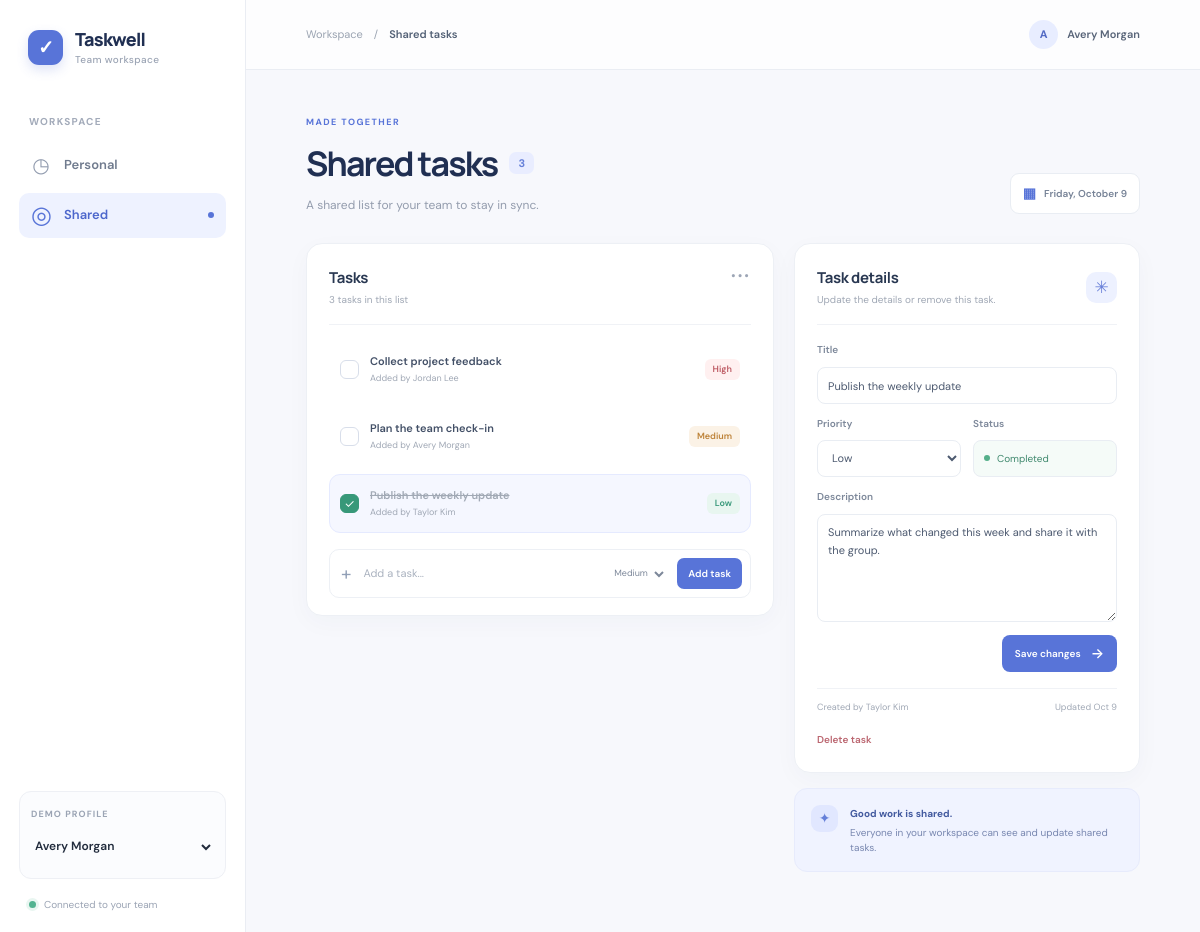
/index.php?view=shared&user_id=1&id=6, run on the app's committed database.
### tables this page shows
CREATE TABLE IF NOT EXISTS users (
  id INT UNSIGNED NOT NULL AUTO_INCREMENT,
  name VARCHAR(100) NOT NULL,
  email VARCHAR(190) NOT NULL,
  created_at TIMESTAMP NOT NULL DEFAULT CURRENT_TIMESTAMP,
  PRIMARY KEY (id),
  UNIQUE KEY users_email_unique (email)
);

CREATE TABLE IF NOT EXISTS todos (
  id INT UNSIGNED NOT NULL AUTO_INCREMENT,
  title VARCHAR(180) NOT NULL,
  description TEXT NOT NULL,
  priority ENUM('low', 'medium', 'high') NOT NULL DEFAULT 'medium',
  scope ENUM('personal', 'shared') NOT NULL DEFAULT 'personal',
  is_completed TINYINT(1) NOT NULL DEFAULT 0,
  owner_id INT UNSIGNED NOT NULL,
  created_at TIMESTAMP NOT NULL DEFAULT CURRENT_TIMESTAMP,
  updated_at TIMESTAMP NOT NULL DEFAULT CURRENT_TIMESTAMP ON UPDATE CURRENT_TIMESTAMP,
  PRIMARY KEY (id),
  KEY todos_scope_owner_updated (scope, owner_id, updated_at),
  CONSTRAINT todos_owner_fk FOREIGN KEY (owner_id) REFERENCES users (id)
    ON UPDATE CASCADE ON DELETE CASCADE
);

### config.php (called while the page is built, shortened)
<?php
$dbHost = getenv('TODO_DB_HOST') ?: '127.0.0.1';
$dbName = getenv('TODO_DB_NAME') ?: 'todo_app';
$dbUser = getenv('TODO_DB_USER') ?: 'root';
$dbPassword = getenv('TODO_DB_PASSWORD') ?: '';
try {
    $pdo = new PDO(
        "mysql:host={$dbHost};dbname={$dbName};charset=utf8mb4",
        $dbUser,
        $dbPassword,
        [
            PDO::ATTR_ERRMODE => PDO::ERRMODE_EXCEPTION,
            PDO::ATTR_DEFAULT_FETCH_MODE => PDO::FETCH_ASSOC,
            PDO::ATTR_EMULATE_PREPARES => false,
        ]
    );
} catch (PDOException $exception) {
    http_response_code(500);
    exit('Could not connect to the todo database. Check config.php settings and import data.sql.');
}
function h($value): string
{
    return htmlspecialchars((string) $value, ENT_QUOTES | ENT_SUBSTITUTE, 'UTF-8');
}
$users = $pdo->query('SELECT id, name, email FROM users ORDER BY name')->fetchAll();
$currentUserId = (int) ($_SESSION['todo_user_id'] ?? $users[0]['id']);
foreach ($users as $user) {
    if ((int) $user['id'] === $currentUserId) {
        $currentUser = $user;
        break;
    }
}

### content.php (the view, shortened to what this page needs)
<header class="topbar">
  <div class="breadcrumb"><span>Workspace</span><span aria-hidden="true">/</span><strong><?= h($pageTitle) ?></strong></div>
  <div class="topbar-user"><span class="avatar"><?= h(strtoupper(substr($currentUser['name'], 0, 1))) ?></span><span><?= h($currentUser['name']) ?></span></div>
</header>
<section class="page-content" aria-labelledby="page-title">
  <div class="page-heading">
    <div>
      <p class="eyebrow"><?= $view === 'shared' ? 'MADE TOGETHER' : 'YOUR SPACE' ?></p>
      <h1 id="page-title"><?= h($pageTitle) ?><span class="heading-count"><?= count($todos) ?></span></h1>
      <p class="page-subtitle"><?= $view === 'shared' ? 'A shared list for your team to stay in sync.' : 'Keep your next steps clear and moving.' ?></p>
    </div>
    <div class="date-chip"><span class="date-icon" aria-hidden="true">▦</span><?= h(date('l, F j')) ?></div>
  </div>
  <div class="content-grid">
    <section class="panel task-panel" aria-labelledby="tasks-heading">
      <div class="panel-heading">
        <div><h2 id="tasks-heading">Tasks</h2><p><?= count($todos) ?> <?= count($todos) === 1 ? 'task' : 'tasks' ?> in this list</p></div>
        <span class="panel-menu" aria-hidden="true">•••</span>
      </div>
      <ul class="todo-list">
        <?php foreach ($todos as $todo): ?>
          <?php $isSelected = $selectedTodo && (int) $selectedTodo['id'] === (int) $todo['id']; ?>
          <li class="todo-item <?= $isSelected ? 'selected' : '' ?> <?= (int) $todo['is_completed'] === 1 ? 'is-complete' : '' ?>">
            <form method="post" action="index.php" class="toggle-form">
              <button class="check-button <?= (int) $todo['is_completed'] === 1 ? 'checked' : '' ?>" type="submit" aria-label="<?= (int) $todo['is_completed'] === 1 ? 'Mark ' . h($todo['title']) . ' as pending' : 'Mark ' . h($todo['title']) . ' as complete' ?>">
                <?php if ((int) $todo['is_completed'] === 1): ?><span aria-hidden="true">✓</span><?php endif; ?>
              </button>
            </form>
            <a class="todo-link" href="index.php?view=<?= h($view) ?>&amp;user_id=<?= h($currentUserId) ?>&amp;id=<?= h($todo['id']) ?>">
              <span class="todo-title"><?= h($todo['title']) ?></span>
              <?php if ($view === 'shared'): ?><span class="todo-owner">Added by <?= h($todo['owner_name']) ?></span><?php endif; ?>
            </a>
            <span class="priority priority-<?= h($todo['priority']) ?>"><?= h(ucfirst($todo['priority'])) ?></span>
          </li>
        <?php endforeach; ?>
      </ul>
      <form class="new-task-form" method="post" action="index.php">
        <span class="add-mark" aria-hidden="true">+</span>
        <input id="new-title" name="title" type="text" maxlength="180" placeholder="Add a task..." required />
        <select id="new-priority" class="new-priority-select" name="priority" aria-label="Task priority">
          <option value="medium" selected>Medium</option>
        </select>
        <button class="add-button" type="submit">Add task</button>
      </form>
    </section>
    <div class="detail-column">
      <?php if ($selectedTodo): ?>
        <section class="panel detail-panel" aria-labelledby="detail-heading">
          <div class="panel-heading detail-heading">
            <div><h2 id="detail-heading">Task details</h2><p>Update the details or remove this task.</p></div>
            <span class="detail-spark" aria-hidden="true">✳</span>
          </div>
          <form class="detail-form" method="post" action="index.php">
            <label for="edit-title">Title</label>
            <input id="edit-title" name="title" type="text" maxlength="180" value="<?= h($selectedTodo['title']) ?>" required />
            <div class="detail-meta">
              <div><label for="edit-priority">Priority</label>
                <select id="edit-priority" name="priority">
                  <?php foreach (['low' => 'Low', 'medium' => 'Medium', 'high' => 'High'] as $value => $label): ?>
                    <option value="<?= h($value) ?>" <?= $selectedTodo['priority'] === $value ? 'selected' : '' ?>><?= h($label) ?></option>
                  <?php endforeach; ?>
                </select>
              </div>
              <div><span class="field-label">Status</span>
                <span class="status-pill <?= (int) $selectedTodo['is_completed'] === 1 ? 'complete' : '' ?>"><span></span><?= (int) $selectedTodo['is_completed'] === 1 ? 'Completed' : 'In progress' ?></span>
              </div>
            </div>
            <label for="edit-description">Description</label>
            <textarea id="edit-description" name="description" rows="5" maxlength="5000" placeholder="Add a few details about this task..."><?= h($selectedTodo['description']) ?></textarea>
            <div class="detail-actions">
              <button class="primary-button" type="submit">Save changes <span aria-hidden="true">→</span></button>
            </div>
          </form>
          <div class="task-record"><span>Created by <?= h($selectedTodo['owner_name']) ?></span><span>Updated <?= h(date('M j', strtotime($selectedTodo['updated_at']))) ?></span></div>
          <form class="delete-form" method="post" action="index.php">
            <button type="submit">Delete task</button>
          </form>
        </section>
      <?php else: ?>
        <section class="panel blank-detail"><span class="empty-icon" aria-hidden="true">✳</span><h2>Your task details</h2><p>Select a task from the list to view and edit it.</p></section>
      <?php endif; ?>
      <section class="tip-card">
        <span class="tip-icon" aria-hidden="true">✦</span>
        <div><strong><?= $view === 'shared' ? 'Good work is shared.' : 'Small steps add up.' ?></strong><p><?= $view === 'shared' ? 'Everyone in your workspace can see and update shared tasks.' : 'Pick one task and give it your focus today.' ?></p></div>
      </section>
    </div>
  </div>
</section>

### data on the page
users: name "A", name "Avery Morgan"
todos: is_completed 0 (drawn), title "Collect project feedback", owner.name "Jordan Lee", priority "High"
todos: is_completed 0 (drawn), title "Plan the team check-in", owner.name "Avery Morgan", priority "Medium"
todos: title "Publish the weekly update", owner.name "Taylor Kim", priority "Low", description "Summarize what changed this week and share it with the group.", updated_at "Oct 9"
users: name "Taylor Kim"

### other printed values
$pageTitle "Shared tasks"
count($todos) "3"
form field user_id "Avery Morgan"
